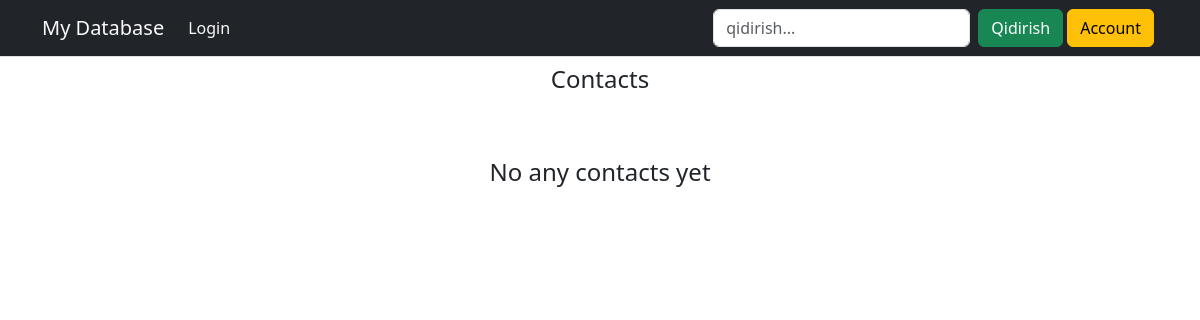
Before: /contacts with the older database file.
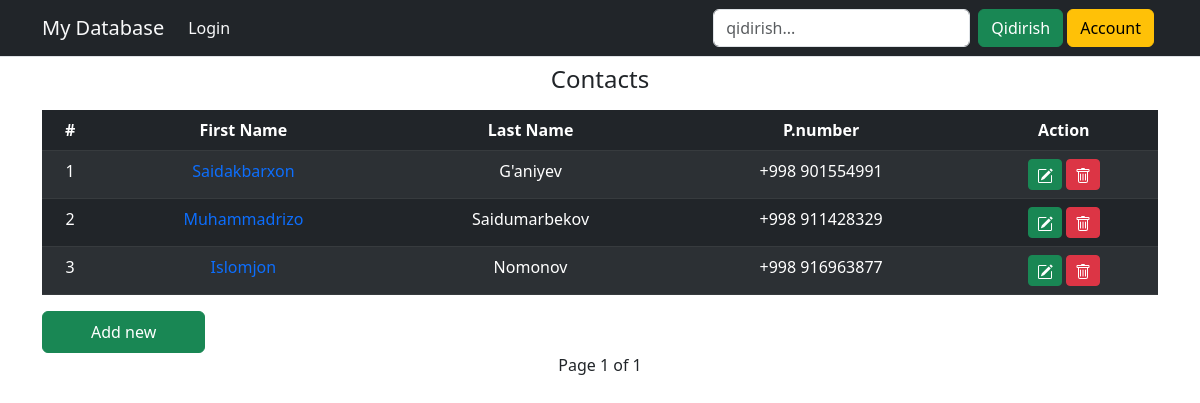
After: the same page with the newer database file.
### baseapp/models.py (models this page shows, shortened)
class Contact(models.Model):
    id = models.UUIDField(primary_key=True, default=uuid.uuid4, editable=False)
    firstName = models.CharField(max_length=20)
    lastName = models.CharField(max_length=20)
    image = models.ImageField(upload_to='contact/')
    phonenumber = models.IntegerField()

### baseapp/views.py (the view)
# urls.py: path('contacts', ContactList.as_view(), name='contacts'),
class ContactList(generic.ListView):
    template_name = 'orm.html'
    model = Contact
    context_object_name = 'contacts'
    paginate_by = 3

### templates/orm.html (shortened to what this page needs)
{% extends 'base.html' %}
{% block content %}
<div class="container">
<h4 class="text-center py-2"> Contacts </h4>
{% if contacts %}
<table class="table table-dark table-striped">
    <thead class="text-center">
        <tr>
            <th>#</th>
            <th>First Name</th>
            <th>Last Name</th>
            <th>P.number</th>
            <th>Action</th>
        </tr>
    </thead>
    <tbody class="text-center">
        {% for contact in contacts %}
        <tr>
            <td>{{forloop.counter}}</td>
            <td><a href="{% url 'contact_detail' contact.pk %}" class="text-decoration-none"> {{contact.firstName}} </a></td>
            <td>{{contact.lastName}}</td>
            <td>+998 {{contact.phonenumber}}</td>
            <td><a href="{% url 'contact_edit' contact.pk %}" class="btn btn-success btn-sm"></a>
                 <a href="{% url 'delete_contact' contact.pk %}" class="btn btn-danger btn-sm"></a></td>
        </tr>
        {% endfor %}
    </tbody>
</table>
<div class="d-flex">
<a class="btn btn-success py-2 px-5" href="{% url 'addnew' %}"> Add new </a>
</div>
<div class='pagination justify-content-center'>
    <span class='mx-4'>
      Page {{ page_obj.number }} of {{ page_obj.paginator.num_pages }}
    </span>
  </div>
{% else %}
<h4 class="text-center pt-5"> No any contacts yet</h4>
{% endif %}
</div>
{% endblock content %}

### templates/base.html (shortened to what this page needs)
{% load static %}
<!DOCTYPE html>
<html lang="en">
<head>
    <link href="https://cdn.jsdelivr.net/npm/bootstrap@5.3.0/dist/css/bootstrap.min.css" rel="stylesheet">
    <link rel="stylesheet" href="{% static 'css/style.css' %}">
</head>
<body>
    {% include 'navbar.html' %}
    {% block content %}
    {% endblock content %}
</body>
</html>

### templates/navbar.html (shortened to what this page needs)
<nav class="navbar navbar-expand-lg bg-dark border border-bottom-1 border-start-0 border-top-0 border-end-0 ">
    <div class="container">
      <a class="navbar-brand text-light" href="{% url 'home' %}">My Database</a>
      <div class="collapse navbar-collapse" id="navbarSupportedContent">
        <ul class="navbar-nav me-auto mb-2 mb-lg-0">
          {% if user.is_authenticated %}
          <li class="nav-item">
            <a class="nav-link text-light active" aria-current="page" href="{% url 'home' %}">Bosh sahifa</a>
          </li>
          <li class="nav-item">
            <a class="nav-link text-light" aria-current="page" href="{% url 'stats' %}">Statistika</a>
          </li>
          <li class="nav-item">
            <a class="nav-link text-light" aria-current="page" href="{% url 'contacts' %}"> Contacts</a>
          </li>
          <!-------------
          <li class="nav-item dropdown">
            <a class="nav-link dropdown-toggle text-light" href="#" role="button" data-bs-toggle="dropdown" aria-expanded="false">
              Dropdown
            </a>
            <ul class="dropdown-menu">
              <li><a class="dropdown-item" href="#">Action</a></li>
              <li><a class="dropdown-item" href="#">Another action</a></li>
              <li><hr class="dropdown-divider"></li>
              <li><a class="dropdown-item" href="#">Something else here</a></li>
            </ul>
          </li>
         -------------->
          <li class="nav-item">
            <a class="nav-link text-light" href="{% url 'account_logout' %}">Logout</a>
          </li>
         {% else %}
          <li class="nav-item">
            <a class="nav-link text-light" href="{% url 'account_login' %}">Login</a>
          </li>
          {% endif %}
        </ul>
        <form class="d-flex align-items-center" method="POST" action="{% url 'search' %}" role="search">
          <input class="form-control me-2" name="qidir" type="search" placeholder="qidirish..." aria-label="Search">
          <button class="btn btn-success" type="submit">Qidirish</button>
          <button class="btn btn-warning mx-1" type="submit">Account</button>
        </form>
      </div>
    </div>
  </nav>

Changed rows visible on the page:
added Contact: firstName "Saidakbarxon", lastName "G'aniyev", phonenumber "901554991"
added Contact: firstName "Muhammadrizo", lastName "Saidumarbekov", phonenumber "911428329"
added Contact: firstName "Islomjon", lastName "Nomonov", phonenumber "916963877"
Other visible differences:
{{ page_obj.number }}: (not shown) → "1"
{{ page_obj.paginator.num_pages }}: (not shown) → "1"
text no longer shown: "No any contacts yet"
text now shown: "# First Name Last Name P.number Action Add new Page of"
